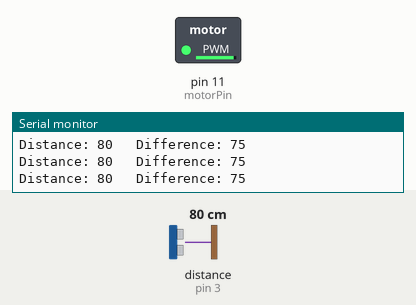
The sketch below on a simulated Arduino Uno, built with avr-gcc and run on an emulated ATmega328P. On the bench: switched loads named in the sketch (green lamp = pin HIGH), the last lines printed to the serial monitor. The inputs (shaded band) are chosen by the test bench; at power-on: distance to the obstacle (sensor on pin 3) 80 cm. The echo pulse lasts 58.3 µs per cm.

Above: at 1.3 s.
1.4 s: distance to the obstacle (sensor on pin 3) set to 2 cm
At 2.8 s:
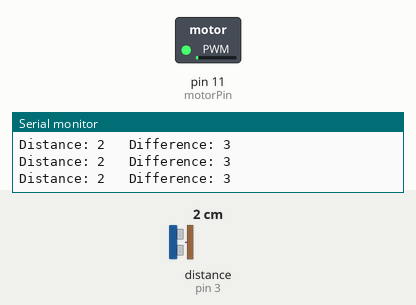
3.1 s: distance to the obstacle (sensor on pin 3) set to 35 cm
At 3.6 s:
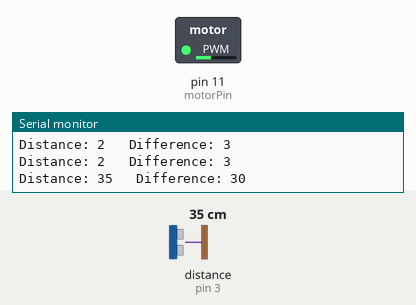
4.6 s: distance to the obstacle (sensor on pin 3) set to 60 cm
At 5.5 s:
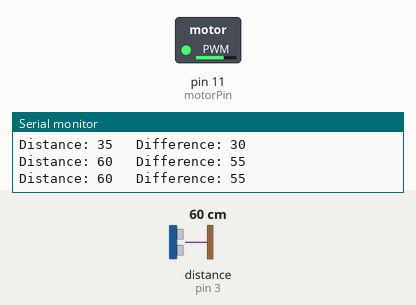
Timing chart, 0 to 7.6 s (numbered marks = the images above; inputs shaded):
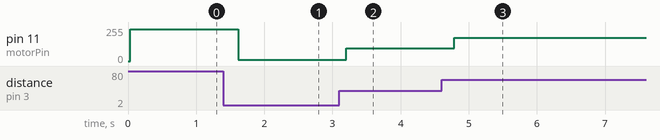

Measured:
- after the input at 1.4 s, pin 11 (motorPin): 239/255 → 9/255 after 0.22 s
- after the input at 3.1 s, pin 11 (motorPin): 9/255 → 95/255 after 0.10 s
- after the input at 4.6 s, pin 11 (motorPin): 95/255 → 175/255 after 0.18 s

The sketch:

Closed_Feedback.ino
```cpp
#include <SR04.h>

int motorPin = 11;
int redLED = 7;
int greenLED = 6;
int triggerPin = 3;
int echoPin = 2;

SR04 mySonar = SR04(echoPin, triggerPin);

long distance;
int stopDistance = 5;
int difference;
int motorSpeed;

void setup() {
  // put your setup code here, to run once:
  pinMode(motorPin, OUTPUT);
  pinMode(triggerPin, OUTPUT);  // Trigger is an output pin
  pinMode(echoPin, INPUT);      // Echo is an input pin

  Serial.begin(9600);
}

void loop() {
  // put your main code here, to run repeatedly:
  distance = mySonar.Distance();

  difference = (abs)(distance - stopDistance);  // how close are we?
  Serial.print("Distance: ");
  Serial.print(distance);
  Serial.print("\t Difference: ");
  Serial.println(difference);
  motorSpeed = difference * 5;  // amplify the difference
  motorSpeed = map(motorSpeed, 0, 400, 0, 255); //keep it within the DC motor range
  motorSpeed = constrain(motorSpeed, 0, 255);
  analogWrite(motorPin, motorSpeed);  // turn on the motor proportionately
  delay(500);
}
```
